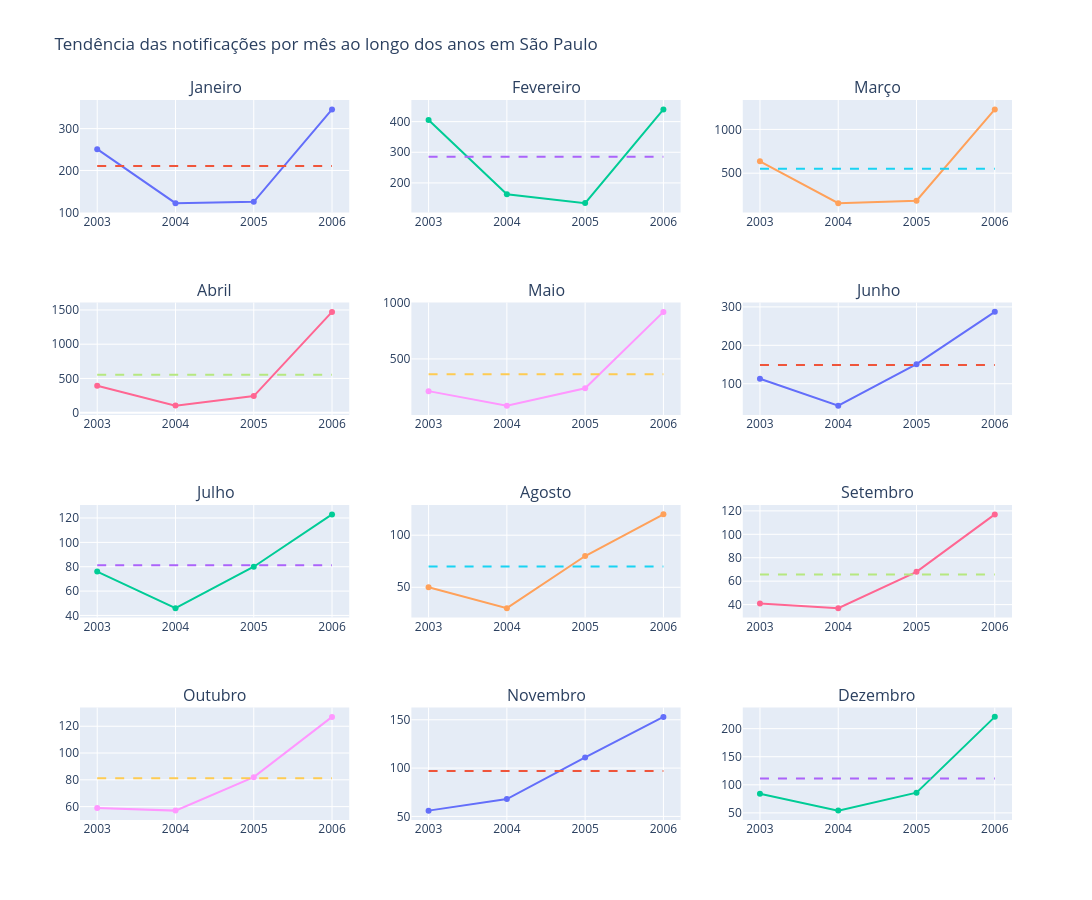

The notebook cell this image was saved under:
### Code cell
from plotly.subplots import make_subplots

# Criar ano e mês
df_notificacoes["Ano"] = df_notificacoes["Dia"].dt.year
df_notificacoes["Mês"] = df_notificacoes["Dia"].dt.month

# Soma das notificações de cada mês de cada ano
df_mensal = (
    df_notificacoes
    .groupby(["Ano", "Mês"])["Notificações"]
    .sum()
    .reset_index()
)

nomes_meses = [
    "Janeiro", "Fevereiro", "Março", "Abril",
    "Maio", "Junho", "Julho", "Agosto",
    "Setembro", "Outubro", "Novembro", "Dezembro"
]

# Criar 12 gráficos
fig = make_subplots(
    rows=4,
    cols=3,
    subplot_titles=nomes_meses
)

for mes in range(1, 13):

    dados = df_mensal[df_mensal["Mês"] == mes]

    # Média histórica daquele mês
    media = dados["Notificações"].mean()

    linha = go.Scatter(
        x=dados["Ano"],
        y=dados["Notificações"],
        mode="lines+markers",
        name="Notificações",
        showlegend=False
    )

    media_linha = go.Scatter(
        x=dados["Ano"],
        y=[media] * len(dados),
        mode="lines",
        name="Média",
        line=dict(dash="dash"),
        showlegend=False
    )

    linha_idx = (mes - 1) // 3 + 1
    coluna_idx = (mes - 1) % 3 + 1

    fig.add_trace(
        linha,
        row=linha_idx,
        col=coluna_idx
    )

    fig.add_trace(
        media_linha,
        row=linha_idx,
        col=coluna_idx
    )

fig.update_layout(
    title="Tendência das notificações por mês ao longo dos anos em São Paulo",
    height=900,
    width=1200
)

fig.show()

### Figure 1 — Plotly figure (JSON) as saved in the notebook; plotly's stock layout.template omitted (floating-point values rounded to 4 significant figures)
{"data": [{"mode": "lines+markers", "name": "Notificações", "showlegend": false, "type": "scatter", "x": [2003, 2004, 2005, 2006], "xaxis": "x", "y": [251, 122, 125, 346], "yaxis": "y"}, {"line": {"dash": "dash"}, "mode": "lines", "name": "Média", "showlegend": false, "type": "scatter", "x": [2003, 2004, 2005, 2006], "xaxis": "x", "y": [211, 211, 211, 211], "yaxis": "y"}, {"mode": "lines+markers", "name": "Notificações", "showlegend": false, "type": "scatter", "x": [2003, 2004, 2005, 2006], "xaxis": "x2", "y": [405, 163, 134, 440], "yaxis": "y2"}, {"line": {"dash": "dash"}, "mode": "lines", "name": "Média", "showlegend": false, "type": "scatter", "x": [2003, 2004, 2005, 2006], "xaxis": "x2", "y": [285.5, 285.5, 285.5, 285.5], "yaxis": "y2"}, {"mode": "lines+markers", "name": "Notificações", "showlegend": false, "type": "scatter", "x": [2003, 2004, 2005, 2006], "xaxis": "x3", "y": [636, 158, 185, 1229], "yaxis": "y3"}, {"line": {"dash": "dash"}, "mode": "lines", "name": "Média", "showlegend": false, "type": "scatter", "x": [2003, 2004, 2005, 2006], "xaxis": "x3", "y": [552, 552, 552, 552], "yaxis": "y3"}, {"mode": "lines+markers", "name": "Notificações", "showlegend": false, "type": "scatter", "x": [2003, 2004, 2005, 2006], "xaxis": "x4", "y": [392, 103, 242, 1472], "yaxis": "y4"}, {"line": {"dash": "dash"}, "mode": "lines", "name": "Média", "showlegend": false, "type": "scatter", "x": [2003, 2004, 2005, 2006], "xaxis": "x4", "y": [552.2, 552.2, 552.2, 552.2], "yaxis": "y4"}, {"mode": "lines+markers", "name": "Notificações", "showlegend": false, "type": "scatter", "x": [2003, 2004, 2005, 2006], "xaxis": "x5", "y": [213, 84, 239, 919], "yaxis": "y5"}, {"line": {"dash": "dash"}, "mode": "lines", "name": "Média", "showlegend": false, "type": "scatter", "x": [2003, 2004, 2005, 2006], "xaxis": "x5", "y": [363.8, 363.8, 363.8, 363.8], "yaxis": "y5"}, {"mode": "lines+markers", "name": "Notificações", "showlegend": false, "type": "scatter", "x": [2003, 2004, 2005, 2006], "xaxis": "x6", "y": [113, 43, 151, 287], "yaxis": "y6"}, {"line": {"dash": "dash"}, "mode": "lines", "name": "Média", "showlegend": false, "type": "scatter", "x": [2003, 2004, 2005, 2006], "xaxis": "x6", "y": [148.5, 148.5, 148.5, 148.5], "yaxis": "y6"}, {"mode": "lines+markers", "name": "Notificações", "showlegend": false, "type": "scatter", "x": [2003, 2004, 2005, 2006], "xaxis": "x7", "y": [76, 46, 80, 123], "yaxis": "y7"}, {"line": {"dash": "dash"}, "mode": "lines", "name": "Média", "showlegend": false, "type": "scatter", "x": [2003, 2004, 2005, 2006], "xaxis": "x7", "y": [81.25, 81.25, 81.25, 81.25], "yaxis": "y7"}, {"mode": "lines+markers", "name": "Notificações", "showlegend": false, "type": "scatter", "x": [2003, 2004, 2005, 2006], "xaxis": "x8", "y": [50, 30, 80, 120], "yaxis": "y8"}, {"line": {"dash": "dash"}, "mode": "lines", "name": "Média", "showlegend": false, "type": "scatter", "x": [2003, 2004, 2005, 2006], "xaxis": "x8", "y": [70, 70, 70, 70], "yaxis": "y8"}, {"mode": "lines+markers", "name": "Notificações", "showlegend": false, "type": "scatter", "x": [2003, 2004, 2005, 2006], "xaxis": "x9", "y": [41, 37, 68, 117], "yaxis": "y9"}, {"line": {"dash": "dash"}, "mode": "lines", "name": "Média", "showlegend": false, "type": "scatter", "x": [2003, 2004, 2005, 2006], "xaxis": "x9", "y": [65.75, 65.75, 65.75, 65.75], "yaxis": "y9"}, {"mode": "lines+markers", "name": "Notificações", "showlegend": false, "type": "scatter", "x": [2003, 2004, 2005, 2006], "xaxis": "x10", "y": [59, 57, 82, 127], "yaxis": "y10"}, {"line": {"dash": "dash"}, "mode": "lines", "name": "Média", "showlegend": false, "type": "scatter", "x": [2003, 2004, 2005, 2006], "xaxis": "x10", "y": [81.25, 81.25, 81.25, 81.25], "yaxis": "y10"}, {"mode": "lines+markers", "name": "Notificações", "showlegend": false, "type": "scatter", "x": [2003, 2004, 2005, 2006], "xaxis": "x11", "y": [56, 68, 111, 153], "yaxis": "y11"}, {"line": {"dash": "dash"}, "mode": "lines", "name": "Média", "showlegend": false, "type": "scatter", "x": [2003, 2004, 2005, 2006], "xaxis": "x11", "y": [97, 97, 97, 97], "yaxis": "y11"}, {"mode": "lines+markers", "name": "Notificações", "showlegend": false, "type": "scatter", "x": [2003, 2004, 2005, 2006], "xaxis": "x12", "y": [84, 54, 86, 221], "yaxis": "y12"}, {"line": {"dash": "dash"}, "mode": "lines", "name": "Média", "showlegend": false, "type": "scatter", "x": [2003, 2004, 2005, 2006], "xaxis": "x12", "y": [111.2, 111.2, 111.2, 111.2], "yaxis": "y12"}], "layout": {"annotations": [{"font": {"size": 16}, "showarrow": false, "text": "Janeiro", "x": 0.1444, "xanchor": "center", "xref": "paper", "y": 1, "yanchor": "bottom", "yref": "paper"}, {"font": {"size": 16}, "showarrow": false, "text": "Fevereiro", "x": 0.5, "xanchor": "center", "xref": "paper", "y": 1, "yanchor": "bottom", "yref": "paper"}, {"font": {"size": 16}, "showarrow": false, "text": "Março", "x": 0.8556, "xanchor": "center", "xref": "paper", "y": 1, "yanchor": "bottom", "yref": "paper"}, {"font": {"size": 16}, "showarrow": false, "text": "Abril", "x": 0.1444, "xanchor": "center", "xref": "paper", "y": 0.7188, "yanchor": "bottom", "yref": "paper"}, {"font": {"size": 16}, "showarrow": false, "text": "Maio", "x": 0.5, "xanchor": "center", "xref": "paper", "y": 0.7188, "yanchor": "bottom", "yref": "paper"}, {"font": {"size": 16}, "showarrow": false, "text": "Junho", "x": 0.8556, "xanchor": "center", "xref": "paper", "y": 0.7188, "yanchor": "bottom", "yref": "paper"}, {"font": {"size": 16}, "showarrow": false, "text": "Julho", "x": 0.1444, "xanchor": "center", "xref": "paper", "y": 0.4375, "yanchor": "bottom", "yref": "paper"}, {"font": {"size": 16}, "showarrow": false, "text": "Agosto", "x": 0.5, "xanchor": "center", "xref": "paper", "y": 0.4375, "yanchor": "bottom", "yref": "paper"}, {"font": {"size": 16}, "showarrow": false, "text": "Setembro", "x": 0.8556, "xanchor": "center", "xref": "paper", "y": 0.4375, "yanchor": "bottom", "yref": "paper"}, {"font": {"size": 16}, "showarrow": false, "text": "Outubro", "x": 0.1444, "xanchor": "center", "xref": "paper", "y": 0.1562, "yanchor": "bottom", "yref": "paper"}, {"font": {"size": 16}, "showarrow": false, "text": "Novembro", "x": 0.5, "xanchor": "center", "xref": "paper", "y": 0.1562, "yanchor": "bottom", "yref": "paper"}, {"font": {"size": 16}, "showarrow": false, "text": "Dezembro", "x": 0.8556, "xanchor": "center", "xref": "paper", "y": 0.1562, "yanchor": "bottom", "yref": "paper"}], "height": 900, "title": {"text": "Tendência das notificações por mês ao longo dos anos em São Paulo"}, "width": 1200, "xaxis": {"anchor": "y", "domain": [0, 0.2889]}, "xaxis10": {"anchor": "y10", "domain": [0, 0.2889]}, "xaxis11": {"anchor": "y11", "domain": [0.3556, 0.6444]}, "xaxis12": {"anchor": "y12", "domain": [0.7111, 1]}, "xaxis2": {"anchor": "y2", "domain": [0.3556, 0.6444]}, "xaxis3": {"anchor": "y3", "domain": [0.7111, 1]}, "xaxis4": {"anchor": "y4", "domain": [0, 0.2889]}, "xaxis5": {"anchor": "y5", "domain": [0.3556, 0.6444]}, "xaxis6": {"anchor": "y6", "domain": [0.7111, 1]}, "xaxis7": {"anchor": "y7", "domain": [0, 0.2889]}, "xaxis8": {"anchor": "y8", "domain": [0.3556, 0.6444]}, "xaxis9": {"anchor": "y9", "domain": [0.7111, 1]}, "yaxis": {"anchor": "x", "domain": [0.8438, 1]}, "yaxis10": {"anchor": "x10", "domain": [0, 0.1562]}, "yaxis11": {"anchor": "x11", "domain": [0, 0.1562]}, "yaxis12": {"anchor": "x12", "domain": [0, 0.1562]}, "yaxis2": {"anchor": "x2", "domain": [0.8438, 1]}, "yaxis3": {"anchor": "x3", "domain": [0.8438, 1]}, "yaxis4": {"anchor": "x4", "domain": [0.5625, 0.7188]}, "yaxis5": {"anchor": "x5", "domain": [0.5625, 0.7188]}, "yaxis6": {"anchor": "x6", "domain": [0.5625, 0.7188]}, "yaxis7": {"anchor": "x7", "domain": [0.2812, 0.4375]}, "yaxis8": {"anchor": "x8", "domain": [0.2812, 0.4375]}, "yaxis9": {"anchor": "x9", "domain": [0.2812, 0.4375]}}}
